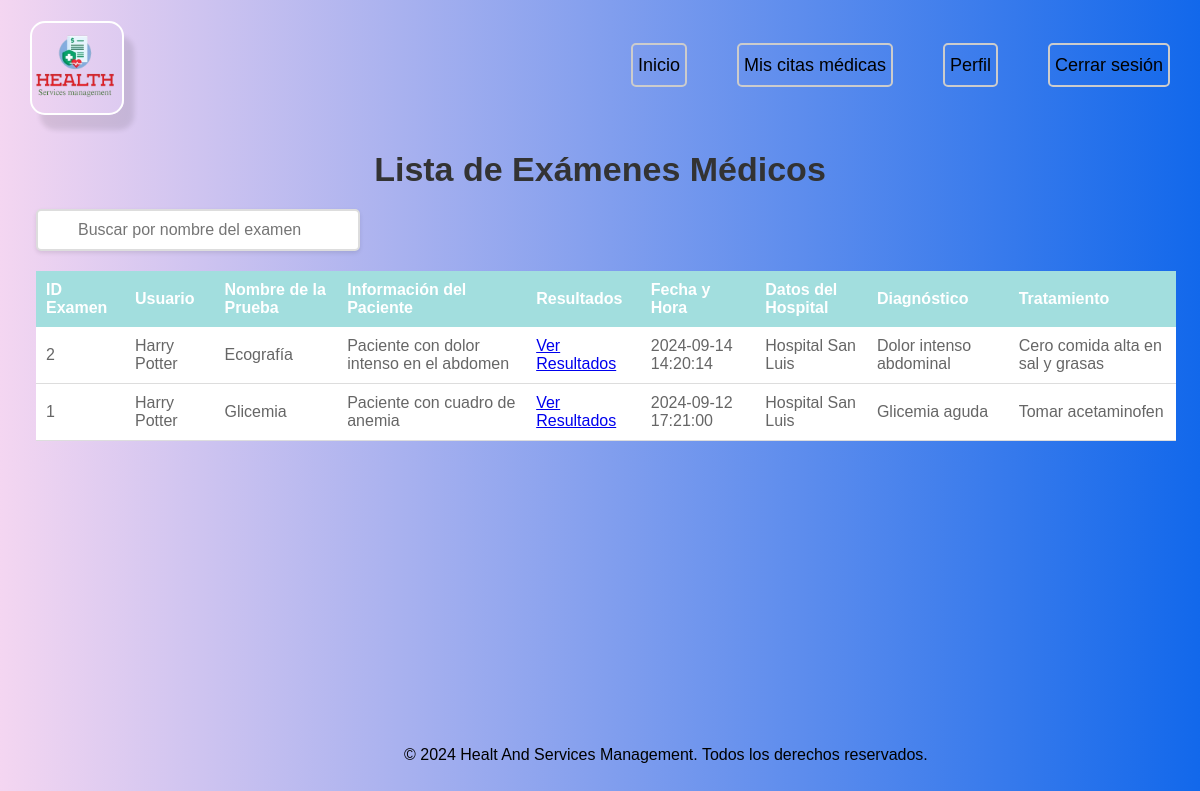
/Controller/examenes_Medicos.php (signed in), run on the app's committed database.
### tables this page shows
CREATE TABLE `examenes` (
  `id_Examenes` int(11) NOT NULL,
  `usuario` int(11) DEFAULT NULL,
  `pruebas` varchar(255) DEFAULT NULL,
  `tipo_De_Pruebas` int(11) DEFAULT NULL,
  `información_Paciente` text DEFAULT NULL,
  `resultados` text DEFAULT NULL,
  `fecha_hora` datetime DEFAULT NULL,
  `datos_Hospital` text DEFAULT NULL,
  `diagnostico` text DEFAULT NULL,
  `tratamiento` text DEFAULT NULL,
  `doctor_encargado` int(11) DEFAULT NULL
);

CREATE TABLE `examenes_medicos` (
  `id_Examenes` int(11) NOT NULL,
  `Examen` varchar(50) DEFAULT NULL
);

### Controller/examenes_Medicos.php (the view, shortened to what this page needs)
<?php
$db = new Database();
$conexion = $db->connectar();
$numero_documento = $_SESSION['numero_documento'];
$consulta = '
    SELECT
        ex.id_Examenes,
        CONCAT(p.nombre, " ", p.apellido1, " ", p.apellido2) AS nombre_paciente,
        em.Examen AS nombre_prueba,
        ex.pruebas,
        ex.tipo_De_Pruebas,
        ex.información_Paciente,
        ex.resultados,
        ex.fecha_hora,
        ex.datos_Hospital,
        ex.diagnostico,
        ex.tratamiento
    FROM examenes ex
    JOIN crear_usuario p ON ex.usuario = p.id_usuario
    JOIN examenes_medicos em ON ex.tipo_De_Pruebas = em.id_Examenes
    WHERE p.rol = 5 AND p.numero_documento = :numero_documento
    ORDER BY ex.fecha_hora DESC
';
$stmt = $conexion->prepare($consulta);
$stmt->bindParam(':numero_documento', $numero_documento, PDO::PARAM_STR);
$stmt->execute();
$examenes = $stmt->fetchAll(PDO::FETCH_ASSOC);
?>
<!DOCTYPE html>
<html lang="es">
<head>
    <link rel="stylesheet" href="../Css/medicamentos.css">
</head>
<body>
<?php include_once '../View/header_Usuario_Citas.php'; ?>
    <h1 class="tabla-titulo">Lista de Exámenes Médicos</h1>
    <form id="form-busqueda" class="form-busqueda">
        <input type="text" id="buscar" name="buscar" placeholder="Buscar por nombre del examen">
    </form>
    <div id="resultados">
    <?php if (count($examenes) > 0): ?>
        <table class="tabla">
            <thead>
                <tr>
                    <th>ID Examen</th>
                    <th>Usuario</th>
                    <th>Nombre de la Prueba</th>
                    <th>Información del Paciente</th>
                    <th>Resultados</th>
                    <th>Fecha y Hora</th>
                    <th>Datos del Hospital</th>
                    <th>Diagnóstico</th>
                    <th>Tratamiento</th>
                </tr>
            </thead>
            <tbody>
                <?php foreach ($examenes as $examen): ?>
                    <tr>
                        <td><?php echo htmlspecialchars($examen['id_Examenes']); ?></td>
                        <td><?php echo htmlspecialchars($examen['nombre_paciente']); ?></td>
                        <td><?php echo htmlspecialchars($examen['nombre_prueba']); ?></td>
                        <td><?php echo htmlspecialchars($examen['información_Paciente']); ?></td>
                        <td>
                                <?php if (!empty($examen['resultados'])): ?>
                                    <?php
                                    $archivo = htmlspecialchars($examen['resultados']);
                                    $pdfDownloadUrl = '../Controller/download.php?file=' . urlencode($archivo);
                                    ?>
                                    <a href="<?php echo $pdfDownloadUrl; ?>" target="_blank">Ver Resultados</a>
                                <?php else: ?>
                                    No disponible
                                <?php endif; ?>
                            </td>
                        <td><?php echo htmlspecialchars($examen['fecha_hora']); ?></td>
                        <td><?php echo htmlspecialchars($examen['datos_Hospital']); ?></td>
                        <td><?php echo htmlspecialchars($examen['diagnostico']); ?></td>
                        <td><?php echo htmlspecialchars($examen['tratamiento']); ?></td>
                    </tr>
                <?php endforeach; ?>
            </tbody>
        </table>
    <?php else: ?>
        <p class="mensaje-examenes">No hay exámenes registrados.</p>
    <?php endif; ?>
    </div>
<?php include_once '../View/footer.php'; ?>
</body>
</html>

### Css/medicamentos.css (style rules this page uses)
body { font-family: Arial, sans-serif; margin: 0; padding: 0; box-sizing: border-box; height: 100%; width: 100%; background: linear-gradient(to right, #f4d6f1, #1268eb); }
.tabla-titulo { margin-top: 5%; text-align: center; color: #333; margin-bottom: 20px; font-size: 34px; }
.tabla { width: 95%; border-collapse: collapse; margin: 20px; margin-left: 3%; background-color: white; }
.tabla th { background-color: #a2dede; color: white; padding: 10px; text-align: left; }
.tabla td { padding: 10px; border-bottom: 1px solid #ddd; color: #666; }
#buscar { width: 20%; padding: 10px 40px 10px 40px; font-size: 16px; border: 2px solid #ddd; border-radius: 5px; box-shadow: 0 2px 4px rgba(0, 0, 0, 0.1); transition: border-color 0.3s, box-shadow 0.3s; margin-left: 3%; }

### data on the page
examenes: id_Examenes "2", nombre_paciente "Harry Potter", tipo_De_Pruebas.Examen "Ecografía", información_Paciente "Paciente con dolor intenso en el abdomen", fecha_hora "2024-09-14 14:20:14", datos_Hospital "Hospital San Luis", diagnostico "Dolor intenso abdominal", tratamiento "Cero comida alta en sal y grasas"
examenes: id_Examenes "1", nombre_paciente "Harry Potter", tipo_De_Pruebas.Examen "Glicemia", información_Paciente "Paciente con cuadro de anemia", fecha_hora "2024-09-12 17:21:00", datos_Hospital "Hospital San Luis", diagnostico "Glicemia aguda", tratamiento "Tomar acetaminofen"
